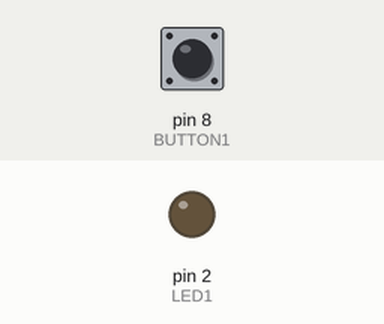
Recording of a sketch running on a simulated Arduino Uno, built with avr-gcc and run on an emulated ATmega328P. Shown: output pins drawn as LEDs (lit = HIGH). The test bench sets the inputs (shaded band); at power-on: pin 8 (BUTTON1) LOW.

Above: at 1.2 s.
1.3 s: pin 8 (BUTTON1) pulled HIGH for 0.15 s
At 1.8 s:
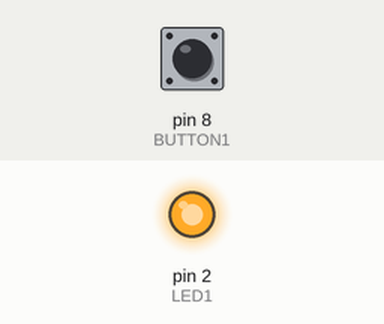
2.9 s: pin 8 (BUTTON1) pulled HIGH for 1 s
At 4.2 s:
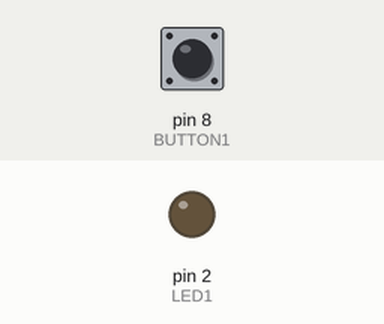
5.4 s: pin 8 (BUTTON1) pulled HIGH for 3.2 s
At 6.1 s:
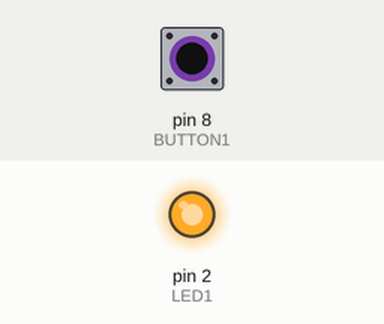
Timing chart, 0 to 8.4 s (numbered marks = the images above; inputs shaded):
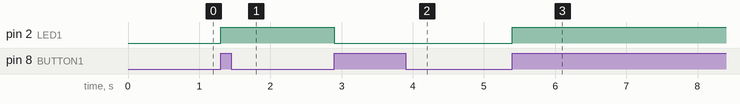

The sketch:

CommutateurBascule.ino
```cpp
//*****************************************************************************
//Dans ce projet, nous faisons un commutateur (bascule).
//Nous utilisons un bouton poussoir sur la broche 8 de l'ARDUINO UNO
// et une LED sur la broche 2 de l'ARDUINO UNO
//A chaque activation du bouton poussoir alumons ou éteignons
//*****************************************************************************

//Affecter à la variable LED1 la broche 2 de l'ARDUINO UNO
//Affectation à la variable BUTTON1 la broche 8 de l'ARDUINO UNO
//Affectation à la variable STATE l'état faux
int LED1 = 2, BUTTON1 = 8, STATE = false;

void setup() {
  //Décalation de la broche 2 en sortie pour le LED1
  pinMode(LED1, OUTPUT);

  //Décalation de la broche 8 en sortie pour le BUTTON1
  pinMode(BUTTON1, INPUT);

}

void loop() {
  // A chaque appuie sur le bouton poussoir BUTTON1 alumons ou éteignons la LED1
  if (digitalRead(BUTTON1) == HIGH) {
    // ON chage l'état de la variable STATE
    STATE =!STATE;
    digitalWrite(LED1, STATE);

    while (digitalRead(BUTTON1) == HIGH){
      // Vérification de l'anti-rebon du bouton poussoir
      delay(20);
    }
  }
}
```

Measured:
- after the input at 1.3 s, pin 2 (LED1): LOW → HIGH at once
- after the input at 2.9 s, pin 2 (LED1): HIGH → LOW at once
- after the input at 5.4 s, pin 2 (LED1): LOW → HIGH at once
